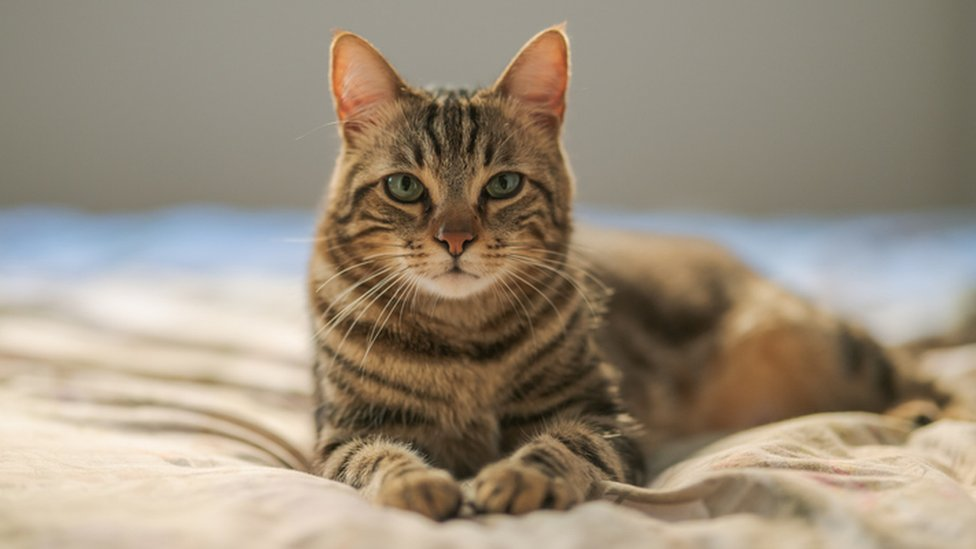
#> input picture opencv/media/cat.jpg, 976 x 549 px
$ python advanced_histogram.py
#> lines starting #> are read from the running program, lines starting #| are printed output that depends on the picture; after the words box and inside, x2 and y2 are one past the last pixel; in counts of white or black regions, pixels touching at a corner belong together
import cv2 as cv
import numpy as np
import matplotlib.pyplot as plt

img = cv.imread('media/cat.jpg')
#> img is the input picture: shape (549, 976, 3); mean B, G, R 124.7, 142.7, 155.3

# # bgr2gray
# gray = cv.cvtColor(img, cv.COLOR_BGR2GRAY)
# cv.imshow('gray', gray)

# Mask
blank = np.zeros(img.shape[:2], dtype='uint8')
circle = cv.circle(blank, (img.shape[1]//2, img.shape[0]//2), 100, 255, -1)
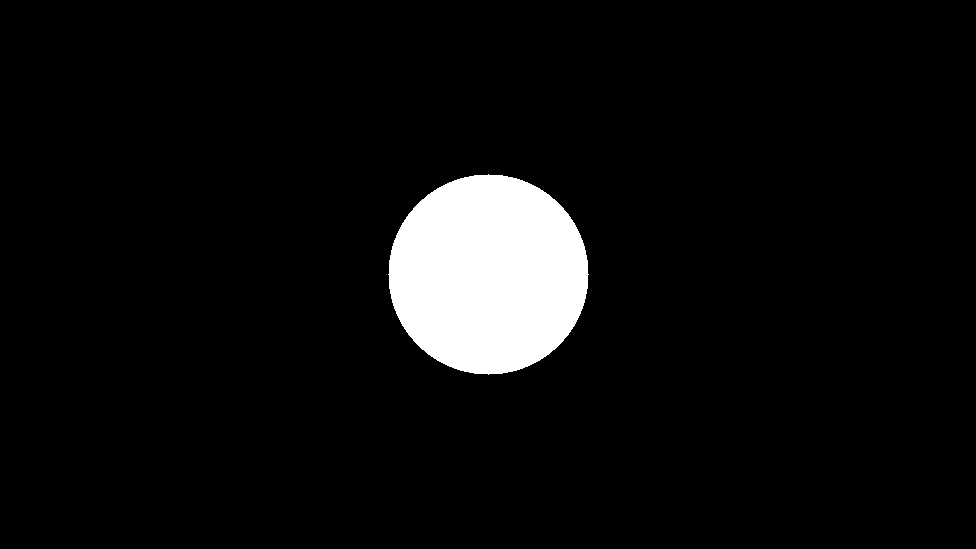
#> blank: shape (549, 976); 5.9% white; 1 white region, box (x1, y1, x2, y2) and area: (388, 174, 589, 375) 31417
cv.imshow('circle', circle)

# mask = cv.bitwise_and(gray, gray, mask=circle)
# cv.imshow('mask', mask)

# # Grayscale histogram
# gray_hist = cv.calcHist([gray],[0],mask,[256],[0,256])

plt.figure()
plt.title('Color Histogram')
plt.xlabel('bins')
plt.ylabel('# of lables')
# plt.plot(gray_hist)
# plt.xlim([0,256])
# plt.show()

# color histogram
colors = ('b', 'g', 'r')
for i,col in enumerate(colors):
    hist = cv.calcHist([img], [i], circle, [256], [0,256])
    plt.plot(hist, color=col)
    plt.xlim([0,256])

plt.show()
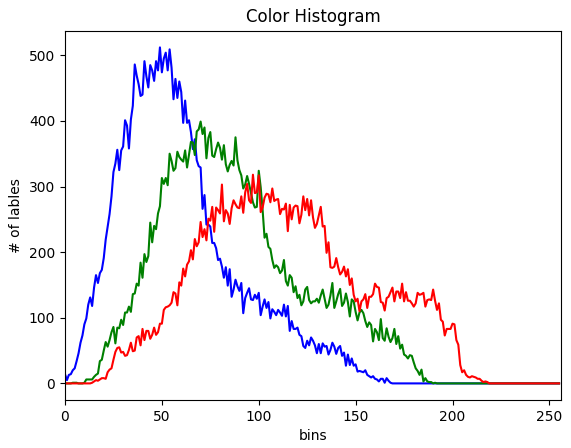
#> figure drawn by matplotlib, 1 panel; curve peaks at x = 49, y = 512; curve peaks at x = 70, y = 399; curve peaks at x = 97, y = 318

cv.waitKey(0)

$ run again, with opencv/media/city.jpg copied over opencv/media/cat.jpg
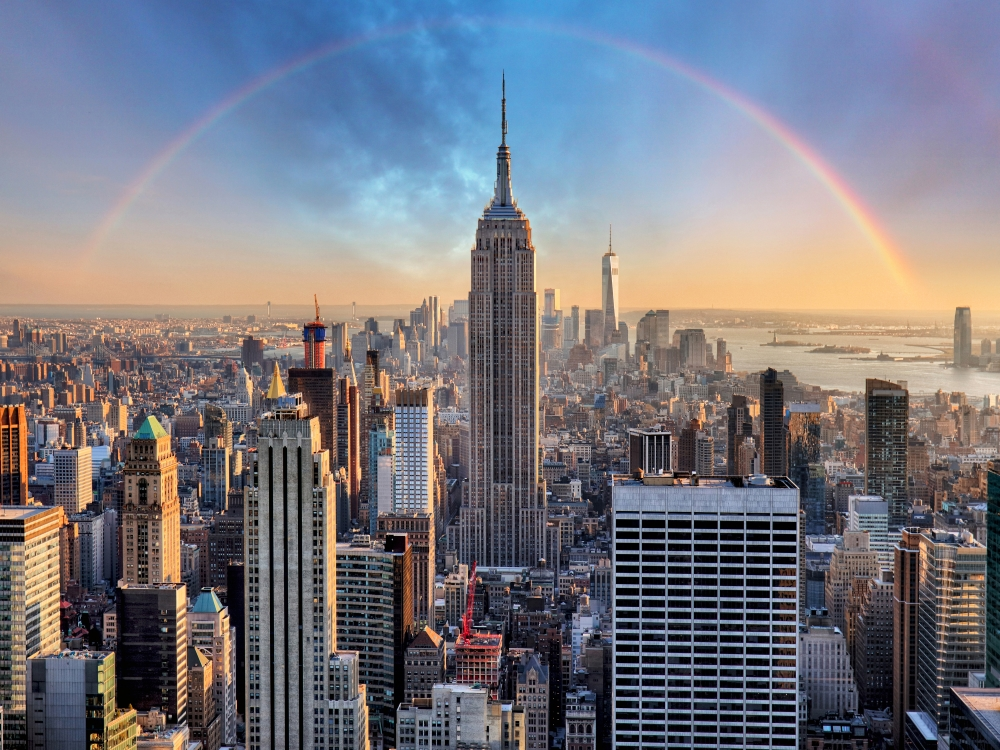
#> input picture opencv/media/city.jpg, 1000 x 750 px
#> img is the input picture: shape (750, 1000, 3); mean B, G, R 127.1, 118.6, 118.8
#> `circle = cv.circle(blank, (img.shape[1]//2, img.shape[0]//2), 100, 255..`:
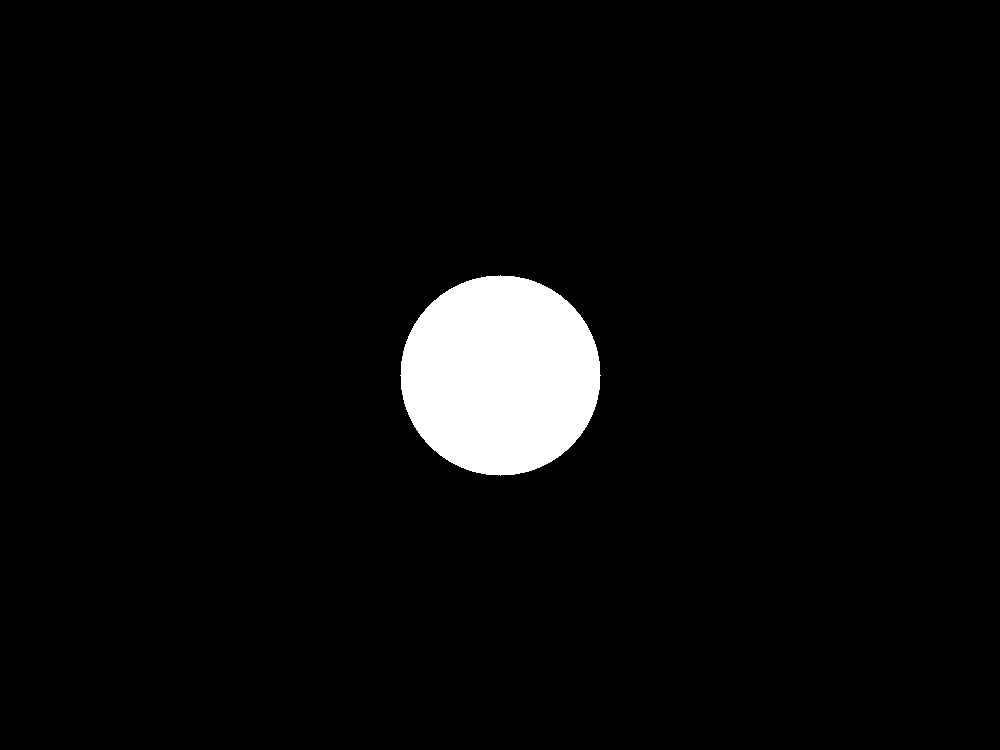
#> blank: shape (750, 1000); 4.2% white; 1 white region, box (x1, y1, x2, y2) and area: (400, 275, 601, 476) 31417
#> `plt.show()`:
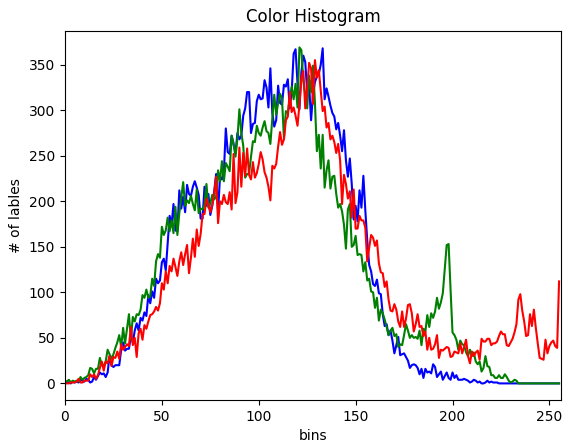
#> figure drawn by matplotlib, 1 panel; curve peaks at x = 133, y = 368; curve peaks at x = 121, y = 369; curve peaks at x = 129, y = 355

$ run again, with opencv/media/drogba.jpg copied over opencv/media/cat.jpg
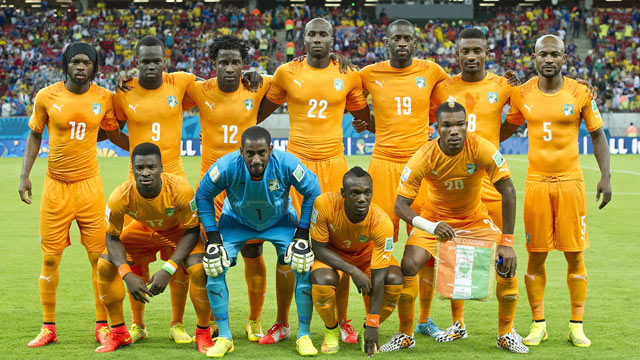
#> input picture opencv/media/drogba.jpg, 640 x 360 px
#> img is the input picture: shape (360, 640, 3); mean B, G, R 70, 134.5, 151.1
#> `circle = cv.circle(blank, (img.shape[1]//2, img.shape[0]//2), 100, 255..`:
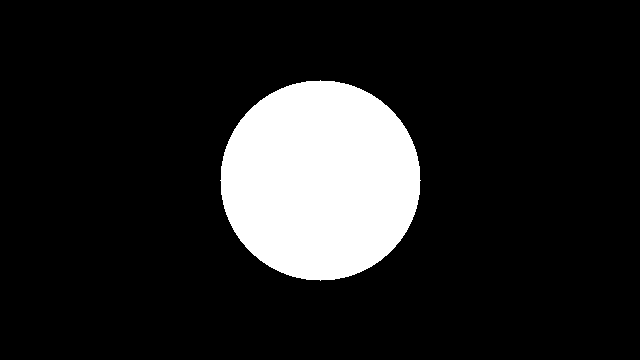
#> blank: shape (360, 640); 13.6% white; 1 white region, box (x1, y1, x2, y2) and area: (220, 80, 421, 281) 31417
#> `plt.show()`:
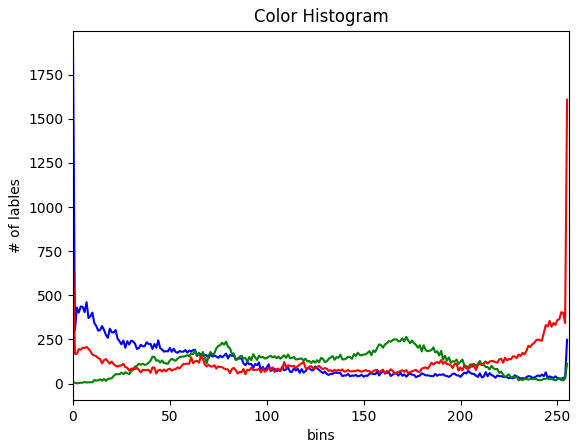
#> figure drawn by matplotlib, 1 panel; curve peaks at x = 0, y = 1904; curve peaks at x = 172, y = 265; curve peaks at x = 255, y = 1608
